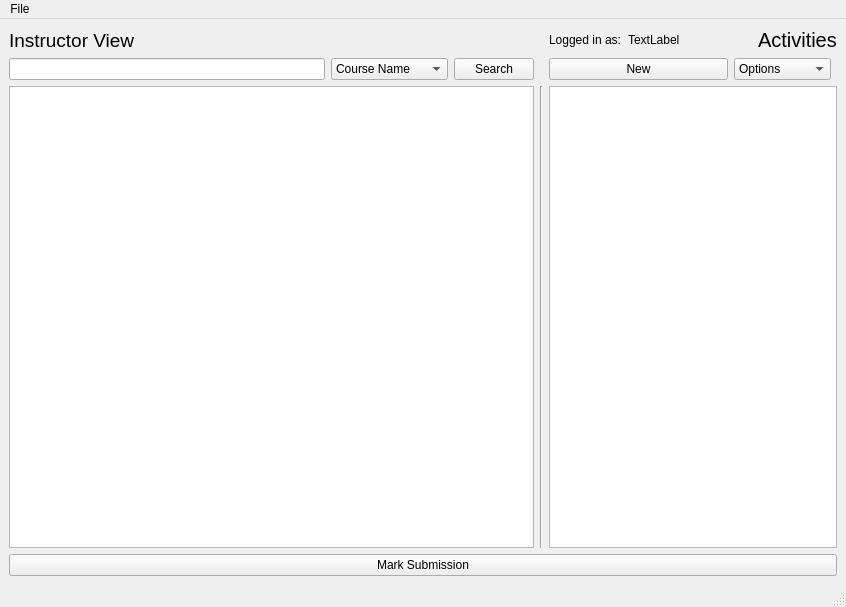
<?xml version="1.0" encoding="UTF-8"?>
<ui version="4.0">
 <class>InstructorView</class>
 <widget class="QMainWindow" name="InstructorView">
  <property name="geometry">
   <rect>
    <x>0</x>
    <y>0</y>
    <width>846</width>
    <height>584</height>
   </rect>
  </property>
  <property name="windowTitle">
   <string>MainWindow</string>
  </property>
  <widget class="QWidget" name="centralwidget">
   <layout class="QGridLayout" name="gridLayout_2">
    <item row="0" column="1">
     <layout class="QGridLayout" name="gridLayout">
      <item row="2" column="0" colspan="3">
       <widget class="QTableView" name="tableView_CourseSelection">
        <property name="minimumSize">
         <size>
          <width>7</width>
          <height>462</height>
         </size>
        </property>
       </widget>
      </item>
      <item row="1" column="0">
       <widget class="QLineEdit" name="lineEdit_searchField"/>
      </item>
      <item row="1" column="1">
       <widget class="QComboBox" name="comboBox">
        <item>
         <property name="text">
          <string>Course Name</string>
         </property>
        </item>
        <item>
         <property name="text">
          <string>Course Number</string>
         </property>
        </item>
        <item>
         <property name="text">
          <string>Professor ID</string>
         </property>
        </item>
       </widget>
      </item>
      <item row="2" column="5" colspan="3">
       <widget class="QTableView" name="tableView_Activities"/>
      </item>
      <item row="0" column="0" colspan="2">
       <widget class="QLabel" name="label_2">
        <property name="font">
         <font>
          <pointsize>14</pointsize>
         </font>
        </property>
        <property name="text">
         <string>Instructor View</string>
        </property>
       </widget>
      </item>
      <item row="1" column="2">
       <widget class="QPushButton" name="pushButton_searchCourses">
        <property name="text">
         <string>Search</string>
        </property>
       </widget>
      </item>
      <item row="2" column="3">
       <widget class="Line" name="line_2">
        <property name="orientation">
         <enum>Qt::Vertical</enum>
        </property>
       </widget>
      </item>
      <item row="0" column="5" colspan="3">
       <layout class="QHBoxLayout" name="horizontalLayout_2">
        <item>
         <widget class="QLabel" name="label">
          <property name="text">
           <string>Logged in as:</string>
          </property>
         </widget>
        </item>
        <item>
         <widget class="QLabel" name="label_userAccountName">
          <property name="text">
           <string>TextLabel</string>
          </property>
         </widget>
        </item>
        <item>
         <spacer name="horizontalSpacer">
          <property name="orientation">
           <enum>Qt::Horizontal</enum>
          </property>
          <property name="sizeHint" stdset="0">
           <size>
            <width>40</width>
            <height>20</height>
           </size>
          </property>
         </spacer>
        </item>
        <item>
         <widget class="QLabel" name="label_3">
          <property name="font">
           <font>
            <pointsize>15</pointsize>
           </font>
          </property>
          <property name="text">
           <string>Activities</string>
          </property>
         </widget>
        </item>
       </layout>
      </item>
      <item row="1" column="5">
       <widget class="QPushButton" name="pushButton_createActivity">
        <property name="minimumSize">
         <size>
          <width>179</width>
          <height>0</height>
         </size>
        </property>
        <property name="text">
         <string>New</string>
        </property>
       </widget>
      </item>
      <item row="1" column="6">
       <widget class="QComboBox" name="comboBox_contextMenu">
        <property name="maximumSize">
         <size>
          <width>97</width>
          <height>25</height>
         </size>
        </property>
        <property name="currentText">
         <string>Options</string>
        </property>
        <property name="currentIndex">
         <number>0</number>
        </property>
        <property name="minimumContentsLength">
         <number>20</number>
        </property>
        <property name="iconSize">
         <size>
          <width>166</width>
          <height>22</height>
         </size>
        </property>
        <property name="duplicatesEnabled">
         <bool>false</bool>
        </property>
        <item>
         <property name="text">
          <string>Options</string>
         </property>
        </item>
        <item>
         <property name="text">
          <string>Modify Activity</string>
         </property>
        </item>
        <item>
         <property name="text">
          <string>DeleteActivity</string>
         </property>
        </item>
        <item>
         <property name="text">
          <string>Grade Activity</string>
         </property>
        </item>
       </widget>
      </item>
     </layout>
    </item>
    <item row="1" column="1">
     <widget class="QPushButton" name="pushButton_markSubmission">
      <property name="text">
       <string>Mark Submission</string>
      </property>
     </widget>
    </item>
   </layout>
  </widget>
  <widget class="QMenuBar" name="menubar">
   <property name="geometry">
    <rect>
     <x>0</x>
     <y>0</y>
     <width>846</width>
     <height>21</height>
    </rect>
   </property>
   <widget class="QMenu" name="menuFile">
    <property name="title">
     <string>File</string>
    </property>
    <addaction name="actionLogOut"/>
   </widget>
   <addaction name="menuFile"/>
  </widget>
  <widget class="QStatusBar" name="statusbar"/>
  <action name="actionLogOut">
   <property name="text">
    <string>LogOut</string>
   </property>
  </action>
  <action name="actionCreate_Account">
   <property name="text">
    <string>Create Account</string>
   </property>
  </action>
  <action name="actionRestore_System">
   <property name="text">
    <string>Restore System</string>
   </property>
  </action>
  <action name="actionBackup_System">
   <property name="text">
    <string>Backup System</string>
   </property>
  </action>
 </widget>
 <resources/>
 <connections/>
</ui>
